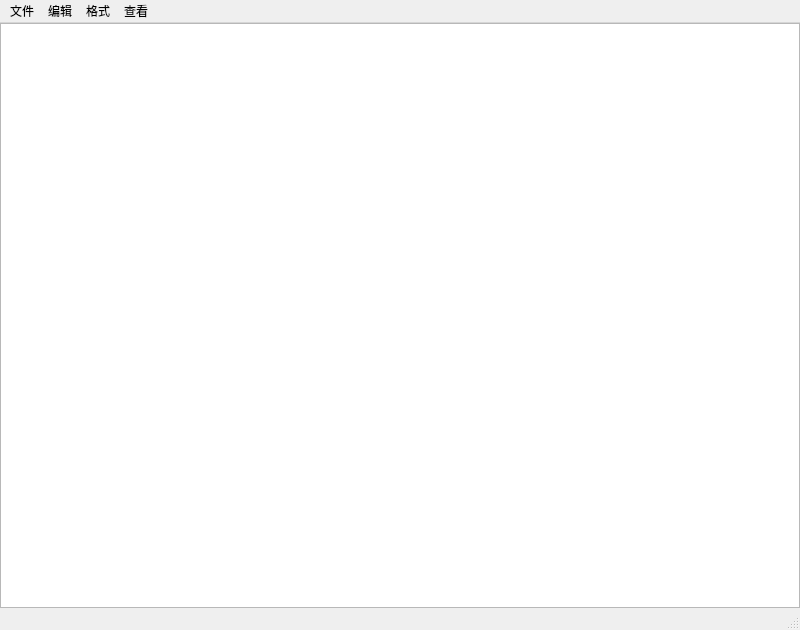
<?xml version="1.0" encoding="UTF-8"?>
<ui version="4.0">
 <class>MainWindow</class>
 <widget class="QMainWindow" name="MainWindow">
  <property name="geometry">
   <rect>
    <x>0</x>
    <y>0</y>
    <width>800</width>
    <height>630</height>
   </rect>
  </property>
  <property name="focusPolicy">
   <enum>Qt::StrongFocus</enum>
  </property>
  <property name="windowTitle">
   <string>MainWindow</string>
  </property>
  <widget class="QWidget" name="centralwidget">
   <layout class="QGridLayout" name="gridLayout_3">
    <property name="leftMargin">
     <number>0</number>
    </property>
    <property name="topMargin">
     <number>0</number>
    </property>
    <property name="rightMargin">
     <number>0</number>
    </property>
    <property name="bottomMargin">
     <number>0</number>
    </property>
    <property name="spacing">
     <number>0</number>
    </property>
    <item row="0" column="0">
     <widget class="QStackedWidget" name="stackedWidget">
      <property name="currentIndex">
       <number>1</number>
      </property>
      <widget class="QWidget" name="page">
       <layout class="QGridLayout" name="gridLayout">
        <property name="leftMargin">
         <number>0</number>
        </property>
        <property name="topMargin">
         <number>0</number>
        </property>
        <property name="rightMargin">
         <number>0</number>
        </property>
        <property name="bottomMargin">
         <number>0</number>
        </property>
        <property name="spacing">
         <number>0</number>
        </property>
        <item row="0" column="0">
         <widget class="QPlainTextEdit" name="plainTextEdit">
          <property name="focusPolicy">
           <enum>Qt::StrongFocus</enum>
          </property>
         </widget>
        </item>
       </layout>
      </widget>
      <widget class="QWidget" name="page_2">
       <layout class="QGridLayout" name="gridLayout_2">
        <property name="leftMargin">
         <number>0</number>
        </property>
        <property name="topMargin">
         <number>0</number>
        </property>
        <property name="rightMargin">
         <number>0</number>
        </property>
        <property name="bottomMargin">
         <number>0</number>
        </property>
        <property name="spacing">
         <number>0</number>
        </property>
        <item row="0" column="0">
         <widget class="QListView" name="listView"/>
        </item>
       </layout>
      </widget>
     </widget>
    </item>
   </layout>
  </widget>
  <widget class="QMenuBar" name="menubar">
   <property name="geometry">
    <rect>
     <x>0</x>
     <y>0</y>
     <width>800</width>
     <height>25</height>
    </rect>
   </property>
   <widget class="QMenu" name="menuFile">
    <property name="title">
     <string>文件</string>
    </property>
    <addaction name="actNewFile"/>
    <addaction name="actOpenFile"/>
    <addaction name="actSave"/>
    <addaction name="actOtherSave"/>
    <addaction name="actClose"/>
   </widget>
   <widget class="QMenu" name="menuOperator">
    <property name="title">
     <string>编辑</string>
    </property>
    <addaction name="actLast"/>
    <addaction name="separator"/>
    <addaction name="actCopy"/>
    <addaction name="actCut"/>
    <addaction name="actPaste"/>
    <addaction name="separator"/>
    <addaction name="actDelete"/>
    <addaction name="separator"/>
    <addaction name="actSelectAll"/>
    <addaction name="separator"/>
    <addaction name="actDate"/>
    <addaction name="separator"/>
    <addaction name="actFind"/>
    <addaction name="actFindLast"/>
    <addaction name="actFindNext"/>
    <addaction name="actReplace"/>
   </widget>
   <widget class="QMenu" name="menuStyle">
    <property name="title">
     <string>格式</string>
    </property>
    <addaction name="actFont"/>
    <addaction name="actLine"/>
   </widget>
   <widget class="QMenu" name="menuSee">
    <property name="title">
     <string>查看</string>
    </property>
    <widget class="QMenu" name="menu">
     <property name="title">
      <string>缩放</string>
     </property>
     <addaction name="actBig"/>
     <addaction name="actSmall"/>
     <addaction name="actInit"/>
    </widget>
    <addaction name="menu"/>
    <addaction name="actState"/>
   </widget>
   <addaction name="menuFile"/>
   <addaction name="menuOperator"/>
   <addaction name="menuStyle"/>
   <addaction name="menuSee"/>
  </widget>
  <widget class="QStatusBar" name="statusbar"/>
  <action name="actNewFile">
   <property name="text">
    <string>新建</string>
   </property>
  </action>
  <action name="actOpenFile">
   <property name="text">
    <string>打开</string>
   </property>
  </action>
  <action name="actSave">
   <property name="text">
    <string>保存</string>
   </property>
  </action>
  <action name="actOtherSave">
   <property name="text">
    <string>另存为</string>
   </property>
  </action>
  <action name="actCopy">
   <property name="text">
    <string>复制</string>
   </property>
  </action>
  <action name="actPaste">
   <property name="text">
    <string>粘贴</string>
   </property>
  </action>
  <action name="actCut">
   <property name="text">
    <string>剪切</string>
   </property>
  </action>
  <action name="actDelete">
   <property name="text">
    <string>删除</string>
   </property>
  </action>
  <action name="actLast">
   <property name="text">
    <string>撤销</string>
   </property>
  </action>
  <action name="actFont">
   <property name="text">
    <string>字体</string>
   </property>
  </action>
  <action name="actLine">
   <property name="checkable">
    <bool>true</bool>
   </property>
   <property name="text">
    <string>自动换行</string>
   </property>
  </action>
  <action name="actState">
   <property name="checkable">
    <bool>true</bool>
   </property>
   <property name="text">
    <string>状态栏</string>
   </property>
  </action>
  <action name="actBig">
   <property name="text">
    <string>放大</string>
   </property>
  </action>
  <action name="actSmall">
   <property name="text">
    <string>缩小</string>
   </property>
  </action>
  <action name="actInit">
   <property name="text">
    <string>恢复默认缩放</string>
   </property>
  </action>
  <action name="actClose">
   <property name="text">
    <string>退出</string>
   </property>
  </action>
  <action name="actSelectAll">
   <property name="text">
    <string>全选</string>
   </property>
  </action>
  <action name="actDate">
   <property name="text">
    <string>日期/时间</string>
   </property>
  </action>
  <action name="actFind">
   <property name="text">
    <string>查找</string>
   </property>
  </action>
  <action name="actFindLast">
   <property name="text">
    <string>查找上一个</string>
   </property>
  </action>
  <action name="actFindNext">
   <property name="text">
    <string>查找下一个</string>
   </property>
  </action>
  <action name="actReplace">
   <property name="text">
    <string>替换</string>
   </property>
  </action>
 </widget>
 <resources/>
 <connections/>
</ui>
